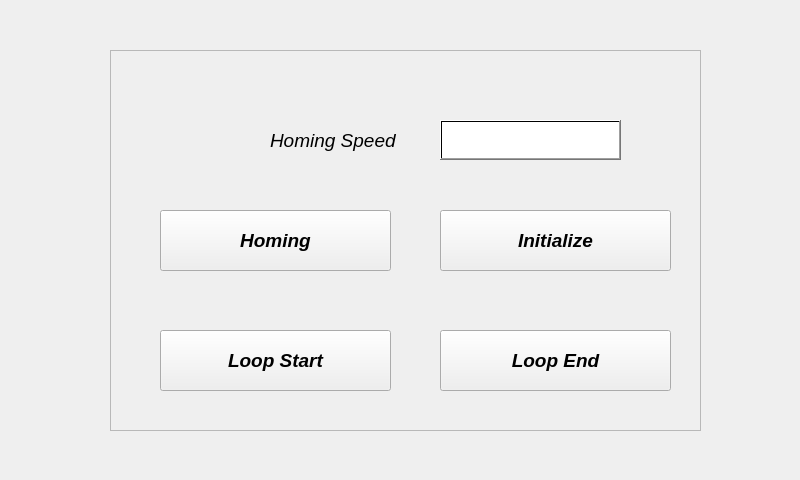
<?xml version="1.0" encoding="UTF-8"?>
<ui version="4.0">
 <class>MainWindow</class>
 <widget class="QMainWindow" name="MainWindow">
  <property name="geometry">
   <rect>
    <x>0</x>
    <y>0</y>
    <width>800</width>
    <height>480</height>
   </rect>
  </property>
  <property name="windowTitle">
   <string>MainWindow</string>
  </property>
  <widget class="QWidget" name="centralWidget">
   <widget class="QFrame" name="frame">
    <property name="geometry">
     <rect>
      <x>110</x>
      <y>50</y>
      <width>591</width>
      <height>381</height>
     </rect>
    </property>
    <property name="frameShape">
     <enum>QFrame::StyledPanel</enum>
    </property>
    <property name="frameShadow">
     <enum>QFrame::Raised</enum>
    </property>
    <widget class="QPushButton" name="pushButton">
     <property name="geometry">
      <rect>
       <x>50</x>
       <y>160</y>
       <width>231</width>
       <height>61</height>
      </rect>
     </property>
     <property name="font">
      <font>
       <family>Liberation Sans</family>
       <pointsize>14</pointsize>
       <weight>75</weight>
       <italic>true</italic>
       <bold>true</bold>
      </font>
     </property>
     <property name="text">
      <string>Homing</string>
     </property>
    </widget>
    <widget class="QPushButton" name="pushButton_2">
     <property name="geometry">
      <rect>
       <x>330</x>
       <y>160</y>
       <width>231</width>
       <height>61</height>
      </rect>
     </property>
     <property name="font">
      <font>
       <family>Liberation Sans</family>
       <pointsize>14</pointsize>
       <weight>75</weight>
       <italic>true</italic>
       <bold>true</bold>
      </font>
     </property>
     <property name="text">
      <string>Initialize</string>
     </property>
    </widget>
    <widget class="QPushButton" name="pushButton_3">
     <property name="geometry">
      <rect>
       <x>50</x>
       <y>280</y>
       <width>231</width>
       <height>61</height>
      </rect>
     </property>
     <property name="font">
      <font>
       <family>Liberation Sans</family>
       <pointsize>14</pointsize>
       <weight>75</weight>
       <italic>true</italic>
       <bold>true</bold>
      </font>
     </property>
     <property name="text">
      <string>Loop Start</string>
     </property>
    </widget>
    <widget class="QPushButton" name="pushButton_4">
     <property name="geometry">
      <rect>
       <x>330</x>
       <y>280</y>
       <width>231</width>
       <height>61</height>
      </rect>
     </property>
     <property name="font">
      <font>
       <family>Liberation Sans</family>
       <pointsize>14</pointsize>
       <weight>75</weight>
       <italic>true</italic>
       <bold>true</bold>
      </font>
     </property>
     <property name="text">
      <string>Loop End</string>
     </property>
    </widget>
    <widget class="QLineEdit" name="lineEdit_16">
     <property name="geometry">
      <rect>
       <x>330</x>
       <y>70</y>
       <width>181</width>
       <height>40</height>
      </rect>
     </property>
     <property name="font">
      <font>
       <family>Liberation Sans</family>
       <pointsize>16</pointsize>
       <weight>75</weight>
       <bold>true</bold>
      </font>
     </property>
     <property name="styleSheet">
      <string>background-color: rgb(255, 255, 255);</string>
     </property>
     <property name="alignment">
      <set>Qt::AlignCenter</set>
     </property>
    </widget>
    <widget class="QPushButton" name="pushButton_47">
     <property name="geometry">
      <rect>
       <x>330</x>
       <y>70</y>
       <width>181</width>
       <height>40</height>
      </rect>
     </property>
     <property name="font">
      <font>
       <family>Liberation Sans</family>
       <pointsize>16</pointsize>
       <weight>75</weight>
       <italic>true</italic>
       <bold>true</bold>
      </font>
     </property>
     <property name="styleSheet">
      <string notr="true">background:qlineargradient(spread:pad, x1:0, y1:0, x2:1, y2:0, stop:0 rgba(0, 0, 0, 0), stop:1 rgba(0,0,0,0))</string>
     </property>
     <property name="text">
      <string/>
     </property>
    </widget>
    <widget class="QLabel" name="label">
     <property name="geometry">
      <rect>
       <x>160</x>
       <y>70</y>
       <width>171</width>
       <height>41</height>
      </rect>
     </property>
     <property name="font">
      <font>
       <family>Liberation Sans</family>
       <pointsize>14</pointsize>
       <weight>50</weight>
       <italic>true</italic>
       <bold>false</bold>
      </font>
     </property>
     <property name="text">
      <string>Homing Speed</string>
     </property>
    </widget>
   </widget>
  </widget>
 </widget>
 <layoutdefault spacing="6" margin="11"/>
 <resources/>
 <connections/>
</ui>
